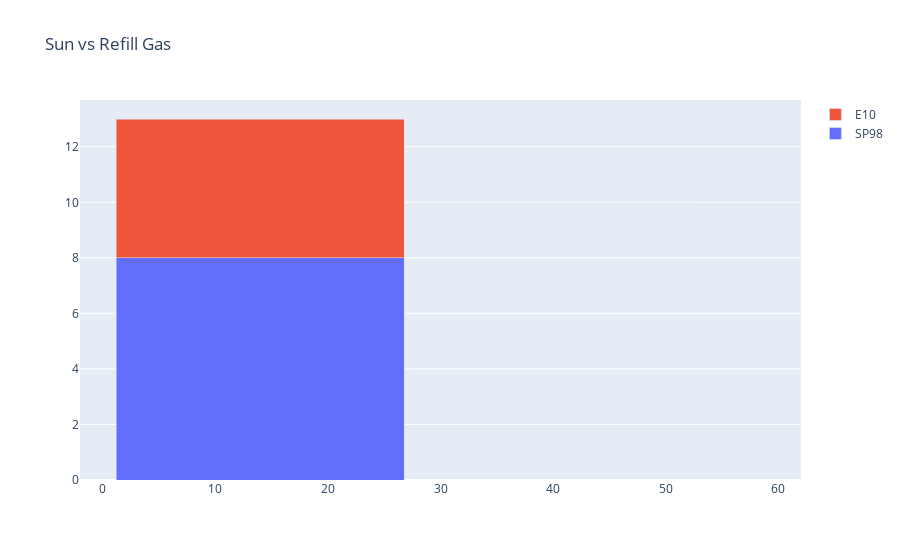

The cell this chart's notebook holds for it:
### Code cell
data = [
    go.Bar(
        x=a1[0].index, 
        y=sun[1.000000],
        name='SP98'
    ),
    go.Bar(
        x=a1[0].index,
        y=sun[2.000000],
        name='E10'
    )

]

layout = go.Layout(
    barmode='stack',
    title='Sun vs Refill Gas'
)

fig = go.Figure(data=data, layout=layout)
py.iplot(fig, filename='distri')

### Figure 1 — Plotly figure (JSON) as saved in the notebook; plotly's stock layout.template omitted (floating-point values rounded to 4 significant figures; data arrays with more than 128 entries replaced by an {"elided": "..."} marker saying what was removed)
{"data": [{"name": "SP98", "type": "bar", "x": {"elided": "174 int values"}, "y": [8, 0]}, {"name": "E10", "type": "bar", "x": {"elided": "174 int values"}, "y": [5, 0]}], "layout": {"barmode": "stack", "title": {"text": "Sun vs Refill Gas"}}}
